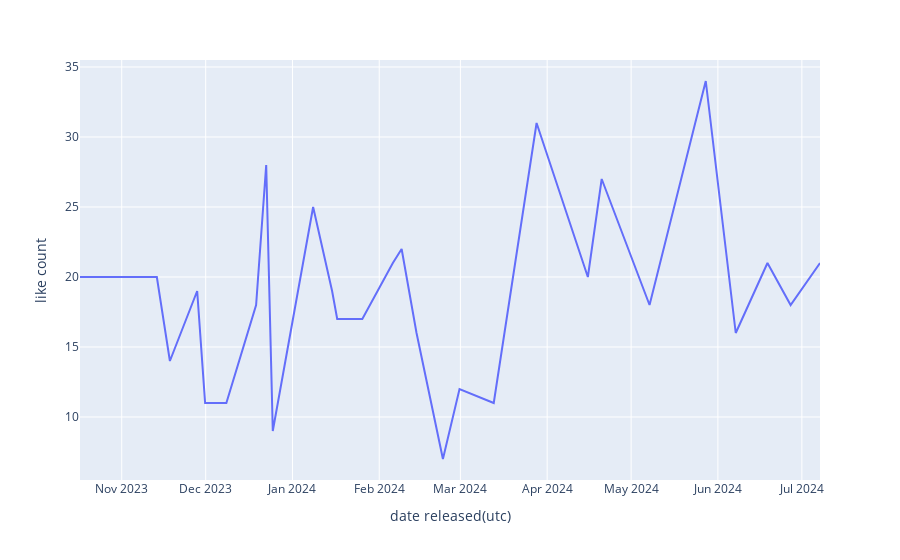

Write notebook code for a chart like this one.
### Code cell


### Figure 1 — Plotly figure (JSON) as saved in the notebook; plotly's stock layout.template omitted (floating-point values rounded to 4 significant figures)
{"data": [{"hovertemplate": "<b>%{hovertext}</b><br><br>date released(utc)=%{x}<br>like count=%{y}<extra></extra>", "hovertext": ["THIS EARLY 20s DEY TRY WHINE ME BUT I NO GO PANIC// LIFE IN MY 20s (Ep.9)", "THEY DID'NT EVEN MAKE THIS MUCH FOOD AT THE LAST SUPPER🤭 Amah Chill!", "WENT ON A TRIP AND FELL IN LOVE🤭", "MY BEST FRIEND THINKS I'M AUTHORITATIVE💔", "JOLLOF RICE RECIPE", "THIS LOVE MAKES ME A HAPPY MU**🤭// UNBOXING MY BIRTHDAY GIFTS//LIFE IN MY 20s (EP.8)", "BirthDay VLOG// Prepping// LIFE IN MY 20's (Ep. 7)", "I ASKED SOME PEOPLE WHO JESUS CHRIST IS TO THEM AND HERE'S WHAT THEY HAD TO SAY🥺", "THE DEVIL TRIED BUT JESUS IS THE GREATEST😌// LIFE IN MY 20's (Ep. 6)", "The Perfect Base For You Stew and Rice Dishes", "LIFE IN MY 20s (Ep. 5)// My life as an amazing aunty to my beautiful babies", "Detailed Nigerian Zobo Recipe// Healthy But Delicious Nigerian Drink", "LIFE IN MY 20s// It definitely isn't a weekly vlog if it isn't up to a week 😌", "Daily Morning Skincare Routine// LIFE IN MY 20s (Ep. 3)🤭", "A Day (or two) In My Life// LIFE IN MY 20S✨ (Ep. 2)", "Daily Vlog// Living in my 20s😌", "A CHRISTMAS VLOG - PT.3// Christmas menu// I feel sick on Christmas Day🤒", "A CHRISTMAS VLOG - PT. 2 // Gifting friends and acquaintances.", "A CHRISTMAS VLOG - Pt. 1// Decorating with my family🎄", "Weekly Vlogs// Getting a GUINNESS WORLD RECORD?// I looked gorgeous so I did a vlog🤭", "Weekly VLOG// Saying good bye to my sister// Cooking// My week can be all over the place sometimes.", "LIVING AS A FARM GIRL SERIES (Ep.1)", "TRAVEL VLOG// Went on a boat ride to Taraba 🤭", "TRAVEL VLOG  Prep(Part 2)// Shopping + Unboxing", "TRAVEL PREP VLOG// New hair + Clothing haul + Meet my sister🤭", "STORY TIME// I did my siblings dirty🤭//getting everything on my TO-DO List done.", "DAILY VLOG //Market Runs// Prices are just on the rise anyhow📈 😭😭", "A DAY IN MY LIFE  //Tips on preparing the perfect party jollof rice//"], "legendgroup": "", "line": {"color": "#636efa", "dash": "solid"}, "marker": {"symbol": "circle"}, "mode": "lines", "name": "", "orientation": "v", "showlegend": false, "type": "scatter", "x": ["2024-07-07T11:26:12+00:00", "2024-06-26T23:26:58+00:00", "2024-06-18T17:00:03+00:00", "2024-06-07T09:00:21+00:00", "2024-05-27T15:54:17+00:00", "2024-05-07T13:51:35+00:00", "2024-04-20T11:32:30+00:00", "2024-04-15T12:52:26+00:00", "2024-03-28T05:11:25+00:00", "2024-03-12T21:52:53+00:00", "2024-02-29T16:27:57+00:00", "2024-02-23T18:05:42+00:00", "2024-02-14T07:49:06+00:00", "2024-02-09T00:01:44+00:00", "2024-02-05T20:49:44+00:00", "2024-01-25T23:02:08+00:00", "2024-01-16T23:41:16+00:00", "2024-01-15T03:52:15+00:00", "2024-01-08T09:14:58+00:00", "2023-12-24T23:15:45+00:00", "2023-12-22T14:50:14+00:00", "2023-12-19T00:17:41+00:00", "2023-12-08T09:09:09+00:00", "2023-11-30T19:02:58+00:00", "2023-11-27T23:00:33+00:00", "2023-11-18T05:01:49+00:00", "2023-11-13T13:05:09+00:00", "2023-10-17T02:12:55+00:00"], "xaxis": "x", "y": [21, 18, 21, 16, 34, 18, 27, 20, 31, 11, 12, 7, 16, 22, 21, 17, 17, 19, 25, 9, 28, 18, 11, 11, 19, 14, 20, 20], "yaxis": "y"}], "layout": {"legend": {"tracegroupgap": 0}, "margin": {"t": 60}, "xaxis": {"anchor": "y", "domain": [0, 1], "title": {"text": "date released(utc)"}}, "yaxis": {"anchor": "x", "domain": [0, 1], "title": {"text": "like count"}}}}
